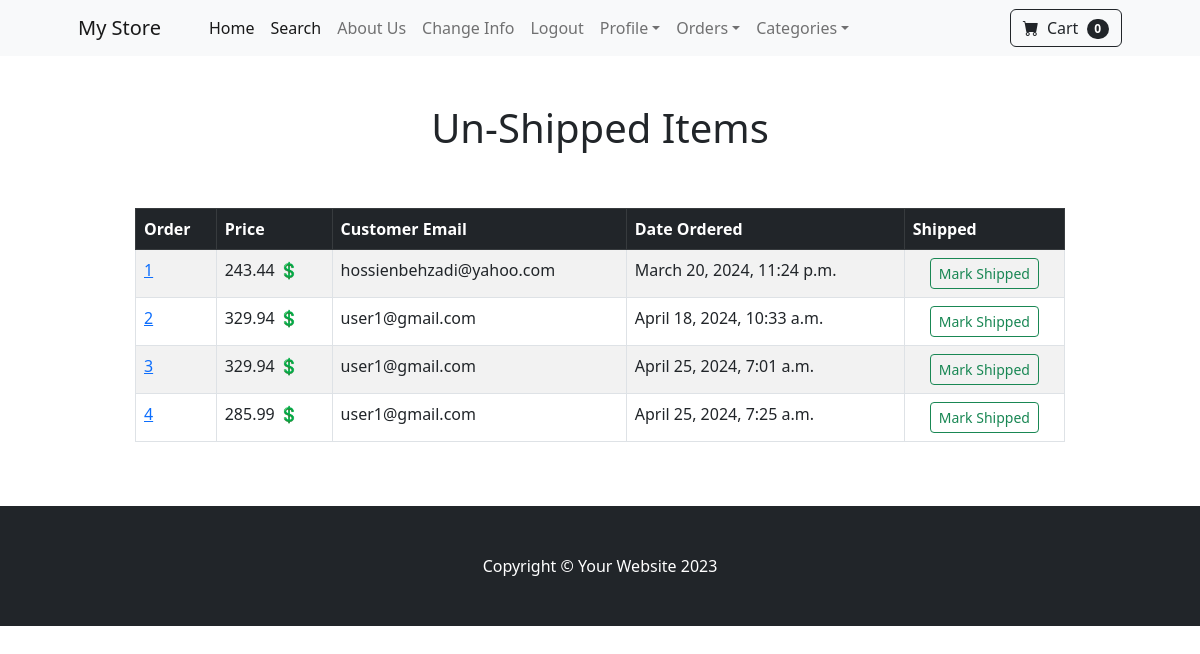
Before: /payment/not_shipped_dash (signed in) with the older database file.
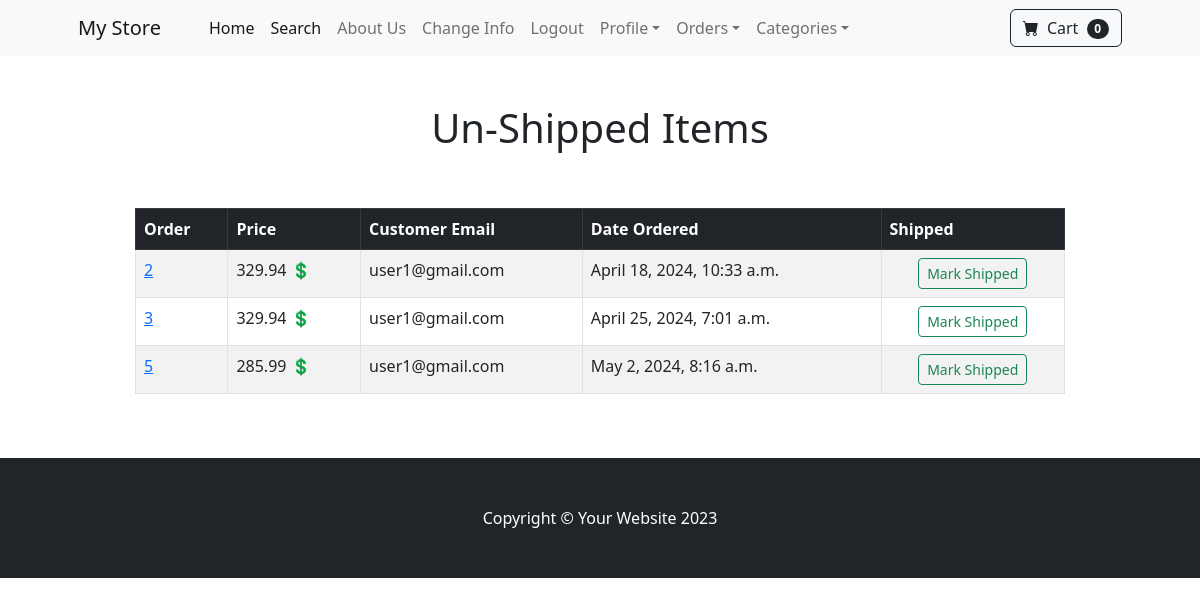
After: the same page with the newer database file.
### payment/models.py (models this page shows, shortened)
class Order(models.Model):
    user = models.ForeignKey(User, on_delete=models.CASCADE, null=True, blank=True)
    full_name = models.CharField(max_length=255)
    email = models.CharField(max_length=255)
    shipping_address = models.TextField(max_length=15000)
    amount_paid = models.DecimalField(max_digits=8, decimal_places=2)
    date_ordered = models.DateTimeField(auto_now_add=True)
    is_shipped = models.BooleanField(default=False)
    date_shipped = models.DateTimeField(blank=True, null=True)

### payment/views.py (the view, shortened to what this page needs)
# urls.py: path('not_shipped_dash', views.not_shipped_dash, name='not_shipped_dash'),
def not_shipped_dash(request):
    if request.user.is_authenticated and request.user.is_superuser:
        orders = Order.objects.filter(is_shipped=False)
        return render(request, 'payment/not_shipped_dash.html', {'orders': orders})
    else:
        messages.error(request, 'Access Denied')
        return redirect('home')

### cart/cart.py (called while the page is built)
    def __len__(self):
        return len(self.cart)

### cart/context_processors.py (called while the page is built)
def cart(request):
    return {'cart': Cart(request)}

### payment/templates/payment/not_shipped_dash.html (shortened to what this page needs)
{% extends 'base.html' %}
{% block content %}
        <div class="container">
            <div class="row" align="center">
                <center>
                    <div class="col-lg-10 col-ld-12 col-sm-12 col-12">
                        <br><br>
                        <h1>Un-Shipped Items</h1><br><br>
                        <table class="table table-striped table-hover table-bordered">
                          <thead class="table-dark">
                            <tr>
                              <th scope="col">Order</th>
                              <th scope="col">Price</th>
                              <th scope="col">Customer Email</th>
                              <th scope="col">Date Ordered</th>
                                <th scope="col">Shipped</th>
                            </tr>
                          </thead>
                          <tbody>
                          {% for item in orders%}
                            <tr>
                              <td><a href="{% url 'orders' item.id %}">{{ item.id }}</a></td>
                              <td>{{ item.amount_paid }} 💲</td>
                              <td>{{ item.email }}</td>
                              <td>{{ item.date_ordered }}</td>
                                <td>
                                    <form method="POST" align="center">
                                        <button type="submit" class="btn btn-sm btn-outline-success">Mark Shipped</button>
                                    </form>
                                </td>
                            </tr>
                          {% endfor %}
                          </tbody>
                        </table>
                    </div>
                </center>
            </div>
        </div>
        <br><br>
{% endblock %}

Changed rows visible on the page:
no longer on this page (row edited): Order: id "1", amount_paid "243.44", email "hossienbehzadi@yahoo.com", date_ordered "March 20, 2024, 11:24 p.m."
no longer on this page (row edited): Order: id "4", amount_paid "285.99", email "user1@gmail.com", date_ordered "April 25, 2024, 7:25 a.m."
now on this page (row edited): Order: id "5", amount_paid "285.99", email "user1@gmail.com", date_ordered "May 2, 2024, 8:16 a.m."
